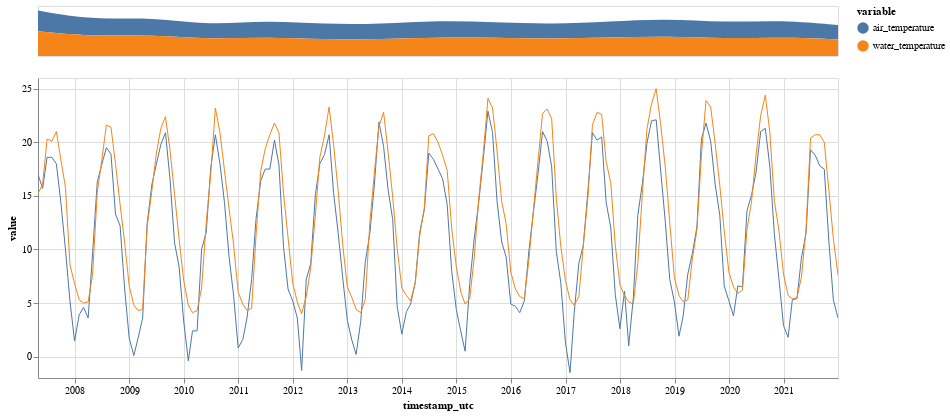

Source (notebook cell):
### Code cell
months = df_zeitreihe_tb.resample("M").median()
years = df_zeitreihe_tb.resample("Y").median()
#months = df_zeitreihe_tb.resample("M").min()
#years = df_zeitreihe_tb.resample("Y").min()

brush = alt.selection(type='interval', encodings=['x'])

upper = alt.Chart(years[['air_temperature','water_temperature']].reset_index().melt("timestamp_utc")).mark_area(interpolate="basis").encode(
    x = alt.X('timestamp_utc:T', axis=None),
    y = alt.Y('value:Q', axis=None),
    color='variable'
).properties(width=800, height=50).add_selection(brush)

lower = alt.Chart(months[['air_temperature','water_temperature']].reset_index().melt("timestamp_utc")).mark_line(strokeWidth=1).encode(
    x = alt.X('timestamp_utc:T', scale=alt.Scale(domain=brush)),
    y='value',
    color='variable',
).properties(width=800, height=300)

upper & lower

### Figure 1 — Vega-Lite specification as saved in the notebook (floating-point values rounded to 4 significant figures; data arrays with more than 128 entries replaced by an {"elided": "..."} marker saying what was removed)
{"config": {"view": {"continuousWidth": 400, "continuousHeight": 300}}, "vconcat": [{"data": {"name": "data-ff40465f3eed6cc93ebbe8bb0b05c2ae"}, "mark": {"type": "area", "interpolate": "basis"}, "encoding": {"color": {"type": "nominal", "field": "variable"}, "x": {"type": "temporal", "axis": null, "field": "timestamp_utc"}, "y": {"type": "quantitative", "axis": null, "field": "value"}}, "height": 50, "selection": {"selector010": {"type": "interval", "encodings": ["x"]}}, "width": 800}, {"data": {"name": "data-607c170a85ba936b760ed78be4b4c2a8"}, "mark": {"type": "line", "strokeWidth": 1}, "encoding": {"color": {"type": "nominal", "field": "variable"}, "x": {"type": "temporal", "field": "timestamp_utc", "scale": {"domain": {"selection": "selector010"}}}, "y": {"type": "quantitative", "field": "value"}}, "height": 300, "width": 800}], "$schema": "https://vega.github.io/schema/vega-lite/v4.8.1.json", "datasets": {"data-ff40465f3eed6cc93ebbe8bb0b05c2ae": [{"timestamp_utc": "2007-12-31T00:00:00+00:00", "variable": "air_temperature", "value": 14.5}, {"timestamp_utc": "2008-12-31T00:00:00+00:00", "variable": "air_temperature", "value": 11.4}, {"timestamp_utc": "2009-12-31T00:00:00+00:00", "variable": "air_temperature", "value": 12.4}, {"timestamp_utc": "2010-12-31T00:00:00+00:00", "variable": "air_temperature", "value": 9.9}, {"timestamp_utc": "2011-12-31T00:00:00+00:00", "variable": "air_temperature", "value": 11.5}, {"timestamp_utc": "2012-12-31T00:00:00+00:00", "variable": "air_temperature", "value": 10.8}, {"timestamp_utc": "2013-12-31T00:00:00+00:00", "variable": "air_temperature", "value": 10.5}, {"timestamp_utc": "2014-12-31T00:00:00+00:00", "variable": "air_temperature", "value": 11.9}, {"timestamp_utc": "2015-12-31T00:00:00+00:00", "variable": "air_temperature", "value": 10.8}, {"timestamp_utc": "2016-12-31T00:00:00+00:00", "variable": "air_temperature", "value": 10.3}, {"timestamp_utc": "2017-12-31T00:00:00+00:00", "variable": "air_temperature", "value": 11.3}, {"timestamp_utc": "2018-12-31T00:00:00+00:00", "variable": "air_temperature", "value": 12.2}, {"timestamp_utc": "2019-12-31T00:00:00+00:00", "variable": "air_temperature", "value": 11.3}, {"timestamp_utc": "2020-12-31T00:00:00+00:00", "variable": "air_temperature", "value": 12.0}, {"timestamp_utc": "2021-12-31T00:00:00+00:00", "variable": "air_temperature", "value": 10.1}, {"timestamp_utc": "2007-12-31T00:00:00+00:00", "variable": "water_temperature", "value": 17.3}, {"timestamp_utc": "2008-12-31T00:00:00+00:00", "variable": "water_temperature", "value": 13.7}, {"timestamp_utc": "2009-12-31T00:00:00+00:00", "variable": "water_temperature", "value": 14.9}, {"timestamp_utc": "2010-12-31T00:00:00+00:00", "variable": "water_temperature", "value": 11.5}, {"timestamp_utc": "2011-12-31T00:00:00+00:00", "variable": "water_temperature", "value": 13.5}, {"timestamp_utc": "2012-12-31T00:00:00+00:00", "variable": "water_temperature", "value": 11.4}, {"timestamp_utc": "2013-12-31T00:00:00+00:00", "variable": "water_temperature", "value": 11.8}, {"timestamp_utc": "2014-12-31T00:00:00+00:00", "variable": "water_temperature", "value": 13.1}, {"timestamp_utc": "2015-12-31T00:00:00+00:00", "variable": "water_temperature", "value": 12.8}, {"timestamp_utc": "2016-12-31T00:00:00+00:00", "variable": "water_temperature", "value": 12.0}, {"timestamp_utc": "2017-12-31T00:00:00+00:00", "variable": "water_temperature", "value": 12.8}, {"timestamp_utc": "2018-12-31T00:00:00+00:00", "variable": "water_temperature", "value": 14.0}, {"timestamp_utc": "2019-12-31T00:00:00+00:00", "variable": "water_temperature", "value": 12.1}, {"timestamp_utc": "2020-12-31T00:00:00+00:00", "variable": "water_temperature", "value": 13.2}, {"timestamp_utc": "2021-12-31T00:00:00+00:00", "variable": "water_temperature", "value": 11.6}], "data-607c170a85ba936b760ed78be4b4c2a8": {"elided": "354 records"}}}
